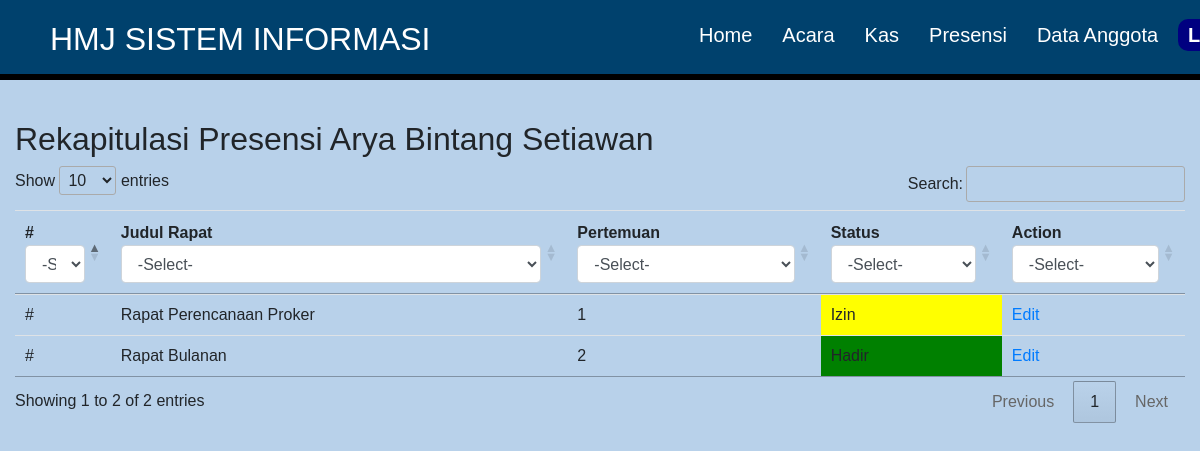
The page /presensi/index.php?page=detail&id=6 (signed in) on the database its author committed.
### tables this page shows
CREATE TABLE `tbl_mhs` (
  `mhs_id` int(11) NOT NULL AUTO_INCREMENT,
  `nama_mhs` varchar(100) NOT NULL,
  `nim_mhs` varchar(100) NOT NULL,
  `jabatan_id` int(11) NOT NULL,
  `ttl_mhs` varchar(100) NOT NULL,
  `divisi` varchar(100) NOT NULL,
  `pw_mhs` varchar(100) NOT NULL,
  PRIMARY KEY (`mhs_id`)
);

CREATE TABLE `presensi_mhs` (
  `presensi_id` int(100) NOT NULL AUTO_INCREMENT,
  `rapat_id` int(11) DEFAULT NULL,
  `mhs_id` int(100) DEFAULT NULL,
  `status` varchar(100) NOT NULL,
  `created_at` timestamp NULL DEFAULT current_timestamp(),
  `updated_at` timestamp NULL DEFAULT current_timestamp(),
  PRIMARY KEY (`presensi_id`)
);

CREATE TABLE `rapat` (
  `rapat_id` int(11) NOT NULL AUTO_INCREMENT,
  `judul` varchar(255) NOT NULL,
  `keterangan` text DEFAULT NULL,
  `rapat_ke` varchar(12) NOT NULL,
  `tanggal` date NOT NULL,
  `kesimpulan` text DEFAULT NULL,
  `created_at` timestamp NOT NULL DEFAULT current_timestamp(),
  `updated_at` timestamp NOT NULL DEFAULT current_timestamp(),
  PRIMARY KEY (`rapat_id`)
);

### presensi/detail.php (the view)
<?php
    include('../config/conn.php');
    $mhs_id = $_GET['id'];
    $sql = "SELECT * FROM rapat LEFT OUTER JOIN presensi_mhs ON rapat.rapat_id = presensi_mhs.rapat_id LEFT OUTER JOIN tbl_mhs ON presensi_mhs.mhs_id = tbl_mhs.mhs_id WHERE presensi_mhs.mhs_id = $mhs_id";
    $result = mysqli_query($conn, $sql);
    foreach ($result as $detail) {
        $nama_mhs = $detail['nama_mhs'];
    }
?>
<div class="col-12" style="margin-top: 120px">
    <h2>Rekapitulasi Presensi <?= $nama_mhs ?></h2>
    <table class="table" id="myTable">
        <thead>
            <tr>
                <th scope="col">#</th>
                <th>Judul Rapat</th>
                <th scope="col">Pertemuan</th>
                <th scope="col">Status</th>
                <th>Action</th>
            </tr>
        </thead>
        <tbody>
        <?php foreach ($result as $detail) { ?>
            <tr>
                <td>#</td>
                <td><?= $detail["judul"]?></td>
                <td><?= $detail["rapat_ke"]?></td>
                <?php
                    if($detail["status"] == "Hadir") {
                        $color = "green";
                    } else if($detail["status"] == "Izin") {
                        $color = "Yellow";
                    } else {
                        $color = "red";
                    }
                ?>
                <td style="background-color: <?= $color ?>">
                    <?= $detail["status"]?>
                </td>
                <td>
                    <a href="index.php?page=edit&id=<?= $detail['presensi_id']; ?>">
                        Edit
                    </a>
                </td>
            </tr>
        <?php }
        ?>
        </tbody>
    </table>
</div>

### assets/css/style.css (style rules this page uses)
* { padding: 0; margin: 0; font-family:Verdana, Geneva, Tahoma, sans-serif; scroll-behavior: smooth; }
body { padding: 0; margin: 0; height: 50%; min-height: 5%; background-color: #B8D1EA; z-index: auto; }

### rows shown on the page
tbl_mhs: nama_mhs "Arya Bintang Setiawan"
presensi_mhs: rapat.judul "Rapat Perencanaan Proker", rapat.rapat_ke "1", status "Izin"
presensi_mhs: rapat.judul "Rapat Bulanan", rapat.rapat_ke "2", status "Hadir"
